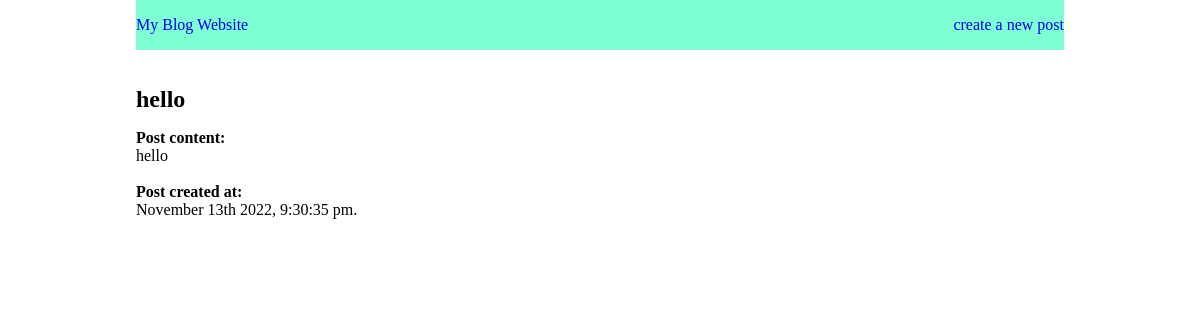
Page /post/hello on the committed database.
### blog.py (models this page shows)
class Post(db.Model):
    id = db.Column(
        db.Integer, primary_key=True)  # id column in the table in the database
    title = db.Column(db.String, nullable=False)
    content = db.Column(db.String, nullable=False)
    date_posted = db.Column(
        db.DateTime, default=datetime.utcnow, nullable=False)
    user_id = db.Column(db.Integer, nullable=False)

### blog.py (the view)
@app.route('/post/<title>')
def get_post(title):
    post = Post.query.filter(Post.title.like(
        f'%{title}%')).order_by(Post.id.desc()).all()
    print(post)
    if post is None:  # if the post variable in line 242 is None, run the if block code
        status = f'Post not found'
        return render_template("post_status.html", user_status=status)
    return render_template('get_post.html', post_details=post)

### templates/get_post.html (shortened to what this page needs)
<!DOCTYPE html>
<html lang="en">
<head>
    <link rel= "stylesheet" type= "text/css" href= "{{ url_for('static',filename='style.css')}}">
</head>
<body>
    <div class="container">
        <nav>
            <a href="/homepage">My Blog Website</a>
            <a href="/create_post">create a new post </a>
        </nav>
        <main>
            <section>
                {% for post in post_details %}
                <article>
                <h2 id="post_title">{{post.title}}</h2>
                <p> <small>Post content:</small><br>{{post.content}}</p><br>
                <p> <small>Post created at:</small><br>{{ moment(post.date_posted).format('MMMM Do YYYY, h:mm:ss a') }}.</p>
                </article>
                {% endfor %}
            </section>
        </main>
    </div>
</body>
</html>

### static/style.css (style rules this page uses)
*, *::after, *::before { padding: 0; margin: 0; box-sizing: border-box; }
html { font-size: 16px; }
.container { width: 80%; max-width: 1128px; margin: auto; padding: 0 1rem; }
a { text-decoration: none; }
nav { display: flex; justify-content: space-between; padding-top: 16px; padding-bottom: 16px; margin-bottom: 20px; background-color: aquamarine; }
#post_title { padding: 1rem 0; }
small { font-weight: bold; font-size: medium; }

### rows in the picture
Post: title "hello", content "hello", date_posted "November 13th 2022, 9:30:35 pm"
